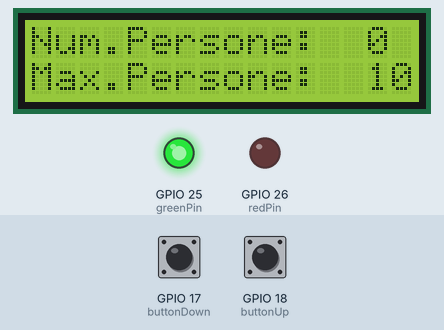
A sketch run on a simulated ESP32. On the bench: 16×2 character LCD, output pins drawn as LEDs (lit = HIGH). The inputs (shaded band) are chosen by the test bench; at power-on: GPIO 17 (buttonDown) LOW, GPIO 18 (buttonUp) LOW. WiFi joins after 1.5 s; servers stay silent unless stated; web services answer with replies made up by the test bench; what the sketch prints to the serial monitor is not drawn.

Above: at 3.2 s.
3.3 s: GPIO 17 (buttonDown) pulled HIGH for 0.15 s
At 4.3 s:
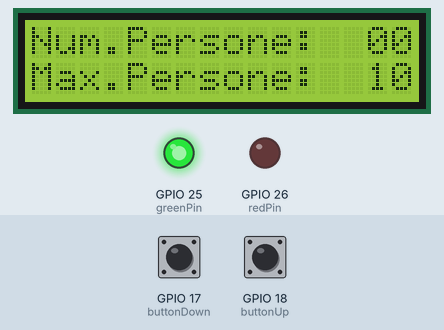
4.9 s: GPIO 18 (buttonUp) pulled HIGH for 0.15 s
At 5.6 s:
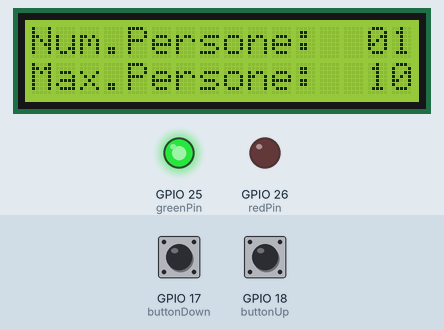
6.6 s: GPIO 18 (buttonUp) pulled HIGH for 1 s
At 8.1 s:
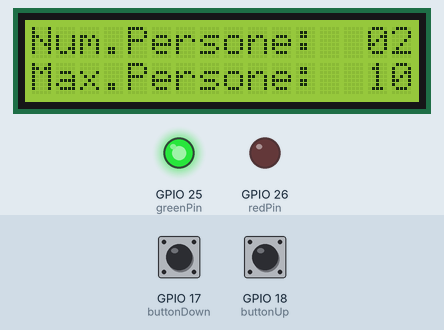
Timing chart, 0 to 9.6 s (numbered marks = the images above; inputs shaded):
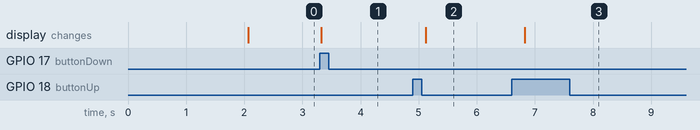

The sketch:

codiceDefinitivoArduinoGISP.ino
```cpp
#include <LiquidCrystal.h>
#include <WiFi.h>
#include <HTTPClient.h>

String link_string ;
const long interval = 90000;
unsigned long previousMillis =0;

//pin buttons
const int buttonUp = 18;
const int buttonDown = 17;

//pin LEDs
const int redPin = 26;
const int greenPin = 25;

//pin display LCD
const int rs = 19;
const int en = 23;
const int d4 = 5;
const int d5 = 13;
const int d6 = 12;
const int d7 = 14;

LiquidCrystal lcd(rs, en, d4, d5, d6, d7);

int numPeople = 0;
const int maxPeople = 10;


int buttonUpState = 0;
int buttonUpPrevState = 0;
int buttonDownState = 0;
int buttonDownPrevState = 0;

bool buttonPressed = false;


//set il wifi
//nome wifi
const char* ssid="InserireNomeWiFi";
//password wifi
const char* password="InserirePassword";
//chiave delle nostre API thingspeak
String api_key="C8EOELR4TOE5HMUC";

void setup()
{

  Serial.begin(115200);
//connessione al wifi
    WiFi.begin(ssid, password);
    while(WiFi.status() !=WL_CONNECTED){
      delay(1000);
      Serial.println("Connecting to Wifi...");
    }

    Serial.println("connected to the wifi nework");
//fine connessione al wifi

  pinMode(buttonUp, INPUT);
  pinMode(buttonDown, INPUT);

  pinMode(redPin, OUTPUT);
  pinMode(greenPin, OUTPUT);

  lcd.begin(16,2);
  lcd.setCursor(0,0);
  lcd.print("Num.Persone:");
  lcd.setCursor(14,0);
  lcd.print(numPeople);
  lcd.setCursor(0,1);
  lcd.print("Max.Persone:");
  lcd.setCursor(14,1);
  lcd.print(maxPeople);

}

void loop(){

  if(numPeople<maxPeople){
    digitalWrite(greenPin,HIGH);
    digitalWrite(redPin, LOW);
  }

  if(numPeople==maxPeople){
    digitalWrite(greenPin,LOW);
    digitalWrite(redPin,HIGH);
  }

  //checkUp()
   buttonUpState = digitalRead(buttonUp);
   if(buttonUpState != buttonUpPrevState){
    if(buttonUpState == HIGH){ //HIGH
      buttonPressed = true;
      if(numPeople<maxPeople){
        numPeople++;
            if((WiFi.status()==WL_CONNECTED)){
                HTTPClient http;
                link_string = String("https://api.thingspeak.com/update?api_key="+String(api_key)+"&field1="+numPeople);
                http.begin(link_string);
                int httpCode = http.GET();
                if(httpCode > 0){
                  String payload = http.getString();
              }else {
            Serial.println("Error on HTTP request");
            }
          }
        }
      }

    delay(25);
    }
   buttonUpPrevState = buttonUpState;


  //checkDown()
   buttonDownState = digitalRead(buttonDown);
   if(buttonDownState != buttonDownPrevState){
     if(buttonDownState == HIGH){
        buttonPressed = true;
        if(numPeople > 0){
          numPeople--;
           if((WiFi.status()==WL_CONNECTED)){
                HTTPClient http;
                link_string = String("https://api.thingspeak.com/update?api_key="+String(api_key)+"&field1="+numPeople);
                http.begin(link_string);
                int httpCode = http.GET();
                if(httpCode > 0){
                  String payload = http.getString();
              }else {
            Serial.println("Error on HTTP request");
            }
          }
        }
     }
    delay(25);
   }
    buttonDownPrevState = buttonDownState;

  if(buttonPressed){
    lcd.setCursor(15,0);
    lcd.print(numPeople);
    buttonPressed = false;
  }
 unsigned long currentMillis = millis();

  if (currentMillis - previousMillis >= interval) {
    // registra ultimo momento
    previousMillis = currentMillis;

  if((WiFi.status()==WL_CONNECTED)){
    HTTPClient http;
    link_string = String("https://api.thingspeak.com/update?api_key="+String(api_key)+"&field1="+numPeople);
    http.begin(link_string);
    int httpCode = http.GET();
    if(httpCode > 0){
      String payload = http.getString();
      }else {
        Serial.println("Error on HTTP request");
        }
    }
  }


}
```

Measured:
- after the input at 3.3 s, the display: changes at once (image 1)
- after the input at 4.9 s, the display: changes after 0.23 s (image 2)
- after the input at 6.6 s, the display: changes after 0.23 s (image 3)
